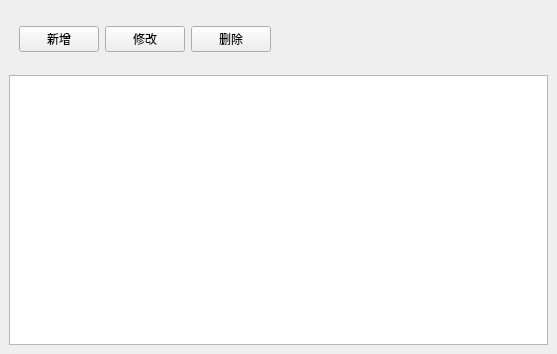
<?xml version="1.0" encoding="UTF-8"?>
<ui version="4.0">
 <class>MainWindow</class>
 <widget class="QMainWindow" name="MainWindow">
  <property name="geometry">
   <rect>
    <x>0</x>
    <y>0</y>
    <width>557</width>
    <height>354</height>
   </rect>
  </property>
  <property name="windowTitle">
   <string>Qt Application</string>
  </property>
  <widget class="QWidget" name="centralwidget">
   <layout class="QVBoxLayout" name="verticalLayout">
    <item>
     <widget class="QWidget" name="widget" native="true">
      <property name="minimumSize">
       <size>
        <width>0</width>
        <height>60</height>
       </size>
      </property>
      <property name="maximumSize">
       <size>
        <width>16777215</width>
        <height>60</height>
       </size>
      </property>
      <widget class="QWidget" name="horizontalLayoutWidget">
       <property name="geometry">
        <rect>
         <x>10</x>
         <y>0</y>
         <width>521</width>
         <height>61</height>
        </rect>
       </property>
       <layout class="QHBoxLayout" name="horizontalLayout">
        <item>
         <widget class="QPushButton" name="pushButton">
          <property name="text">
           <string>新增</string>
          </property>
         </widget>
        </item>
        <item>
         <widget class="QPushButton" name="pushButton_2">
          <property name="text">
           <string>修改</string>
          </property>
         </widget>
        </item>
        <item>
         <widget class="QPushButton" name="pushButton_3">
          <property name="text">
           <string>删除</string>
          </property>
         </widget>
        </item>
        <item>
         <spacer name="horizontalSpacer">
          <property name="orientation">
           <enum>Qt::Horizontal</enum>
          </property>
          <property name="sizeHint" stdset="0">
           <size>
            <width>40</width>
            <height>20</height>
           </size>
          </property>
         </spacer>
        </item>
       </layout>
      </widget>
     </widget>
    </item>
    <item>
     <widget class="QTableWidget" name="tableWidget"/>
    </item>
   </layout>
  </widget>
 </widget>
 <resources/>
 <connections/>
</ui>
